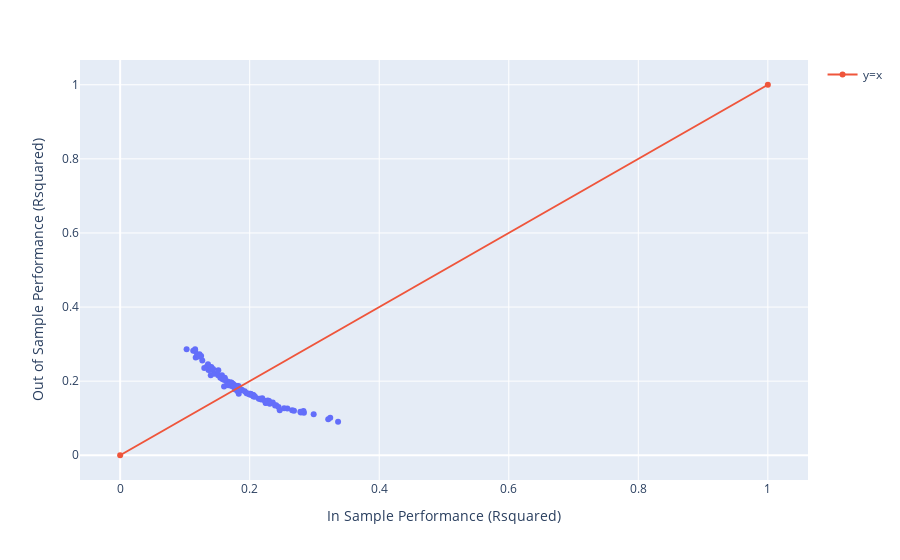

The cell this chart's notebook holds for it:
### Markdown cell above
### 8.

### Code cell
import pandas as pd
import numpy as np
import plotly.express as px
import plotly.graph_objects as go
from sklearn.model_selection import train_test_split
import statsmodels.formula.api as smf

# Create a placeholder for performance metrics
reps = 100  # Number of repetitions
in_sample_Rsquared = np.array([0.0] * reps)
out_of_sample_Rsquared = np.array([0.0] * reps)

# Linear form specification based on model3_fit
linear_form = 'HP ~ Attack + Defense'

# Iterate over multiple repetitions
for i in range(reps):
    # Randomly split the data
    pokeaman_train, pokeaman_test = train_test_split(pokeaman, train_size=0.5)

    # Fit the model on the training data
    final_model_fit = smf.ols(formula=linear_form, data=pokeaman_train).fit()
    
    # Store the 'in-sample' R-squared
    in_sample_Rsquared[i] = final_model_fit.rsquared
    
    # Compute and store the 'out-of-sample' R-squared
    yhat = final_model_fit.predict(pokeaman_test)
    out_of_sample_Rsquared[i] = np.corrcoef(pokeaman_test.HP, yhat)[0, 1] ** 2

# Create a DataFrame to store the results
df = pd.DataFrame({"In Sample Performance (Rsquared)": in_sample_Rsquared,
                   "Out of Sample Performance (Rsquared)": out_of_sample_Rsquared})

# Plot the results
fig = px.scatter(df, x="In Sample Performance (Rsquared)", y="Out of Sample Performance (Rsquared)")
fig.add_trace(go.Scatter(x=[0, 1], y=[0, 1], name="y=x", line_shape='linear'))

fig.show()

### Figure 1 — Plotly figure (JSON) as saved in the notebook; plotly's stock layout.template omitted (floating-point values rounded to 4 significant figures)
{"data": [{"hovertemplate": "In Sample Performance (Rsquared)=%{x}<br>Out of Sample Performance (Rsquared)=%{y}<extra></extra>", "legendgroup": "", "marker": {"color": "#636efa", "symbol": "circle"}, "mode": "markers", "name": "", "orientation": "v", "showlegend": false, "type": "scatter", "x": [0.1726, 0.201, 0.2141, 0.1396, 0.1364, 0.2048, 0.1453, 0.2039, 0.1387, 0.2356, 0.2392, 0.1612, 0.1336, 0.187, 0.2193, 0.2838, 0.1604, 0.1849, 0.177, 0.1696, 0.2299, 0.2582, 0.3244, 0.283, 0.1515, 0.1128, 0.1831, 0.1649, 0.3213, 0.1512, 0.1587, 0.1659, 0.1577, 0.279, 0.1715, 0.1798, 0.2057, 0.201, 0.1356, 0.1167, 0.231, 0.1738, 0.1669, 0.1572, 0.1399, 0.2409, 0.1719, 0.1226, 0.1949, 0.1613, 0.1158, 0.3365, 0.1716, 0.1404, 0.2018, 0.1826, 0.1845, 0.125, 0.2464, 0.1788, 0.1809, 0.1547, 0.2655, 0.225, 0.1842, 0.1794, 0.1157, 0.2684, 0.2268, 0.1188, 0.2783, 0.1745, 0.2179, 0.1299, 0.1883, 0.2063, 0.2445, 0.1408, 0.2988, 0.1997, 0.1435, 0.2531, 0.2279, 0.1215, 0.2293, 0.2247, 0.1727, 0.1859, 0.1615, 0.1756, 0.1842, 0.2083, 0.2234, 0.1961, 0.1993, 0.1608, 0.2162, 0.1922, 0.1026, 0.1268], "xaxis": "x", "y": [0.1916, 0.1636, 0.1523, 0.2366, 0.2298, 0.1624, 0.2197, 0.1631, 0.2317, 0.1421, 0.1342, 0.2068, 0.2387, 0.1762, 0.1535, 0.1145, 0.1858, 0.178, 0.1778, 0.1964, 0.1465, 0.1264, 0.1012, 0.1193, 0.2293, 0.282, 0.1659, 0.1973, 0.09697, 0.2157, 0.2064, 0.199, 0.2056, 0.1153, 0.1965, 0.1866, 0.1585, 0.166, 0.2455, 0.2642, 0.1393, 0.1915, 0.1892, 0.2156, 0.2161, 0.135, 0.1869, 0.2724, 0.1683, 0.205, 0.2812, 0.09039, 0.1959, 0.2306, 0.1651, 0.187, 0.1796, 0.2677, 0.1212, 0.1876, 0.1736, 0.2089, 0.1216, 0.1419, 0.1756, 0.1836, 0.2862, 0.1201, 0.1467, 0.2719, 0.1174, 0.1921, 0.1506, 0.2357, 0.1761, 0.1618, 0.1305, 0.2385, 0.1108, 0.1663, 0.2325, 0.1267, 0.1479, 0.2664, 0.1458, 0.1411, 0.1934, 0.1778, 0.2092, 0.1881, 0.1789, 0.1579, 0.147, 0.1668, 0.165, 0.2028, 0.1527, 0.1724, 0.2864, 0.2558], "yaxis": "y"}, {"line": {"shape": "linear"}, "name": "y=x", "type": "scatter", "x": [0, 1], "y": [0, 1]}], "layout": {"legend": {"tracegroupgap": 0}, "margin": {"t": 60}, "xaxis": {"anchor": "y", "domain": [0, 1], "title": {"text": "In Sample Performance (Rsquared)"}}, "yaxis": {"anchor": "x", "domain": [0, 1], "title": {"text": "Out of Sample Performance (Rsquared)"}}}}
